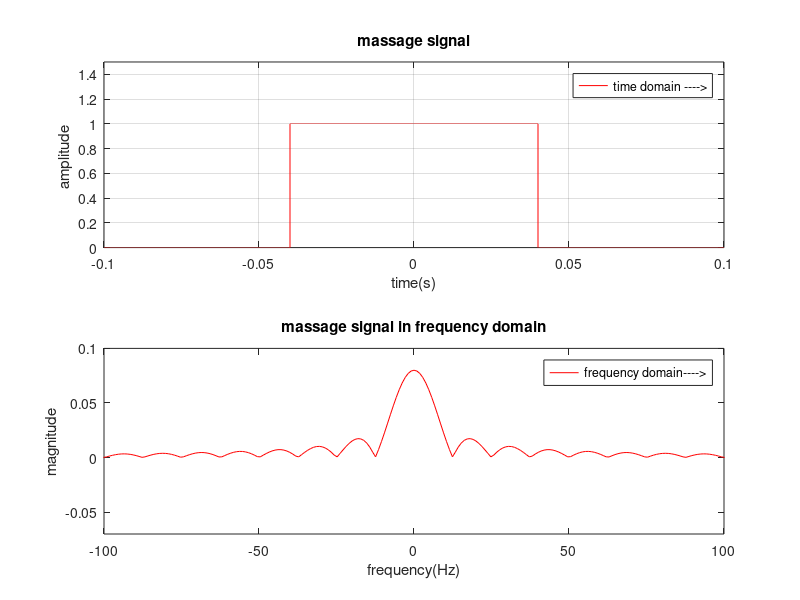
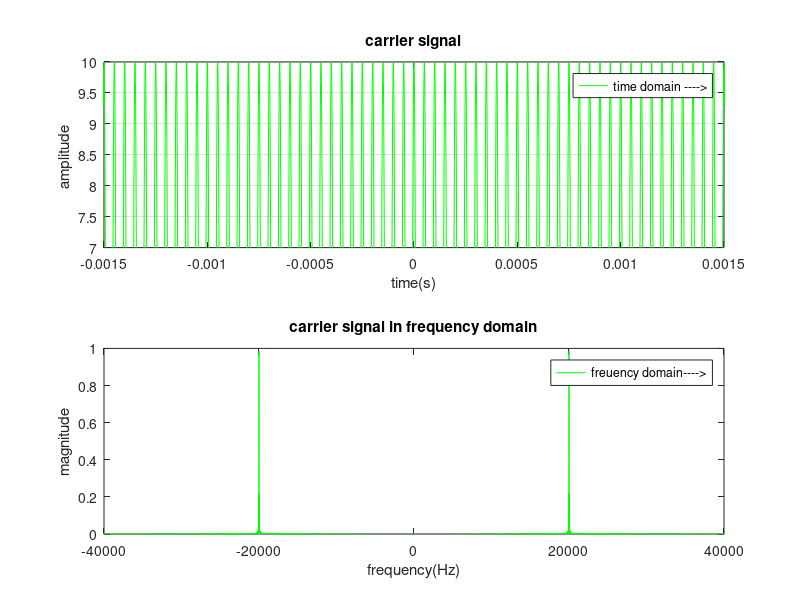
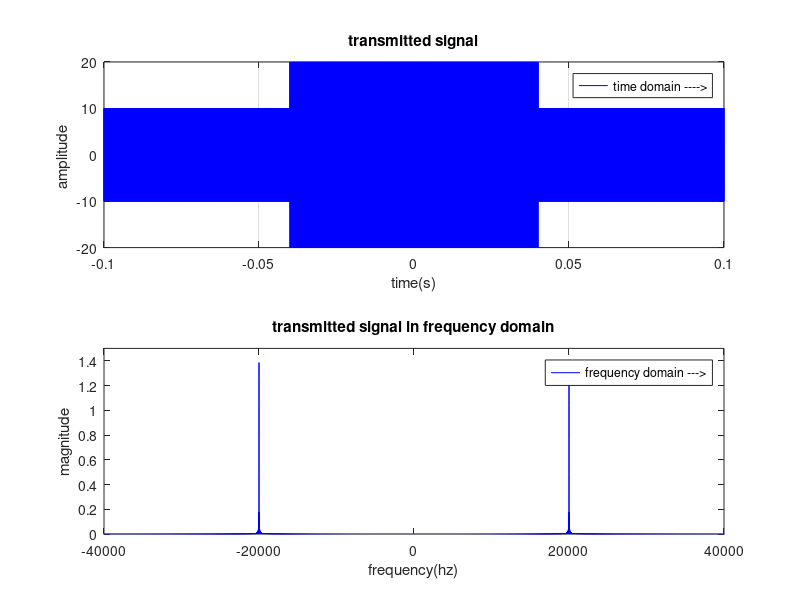
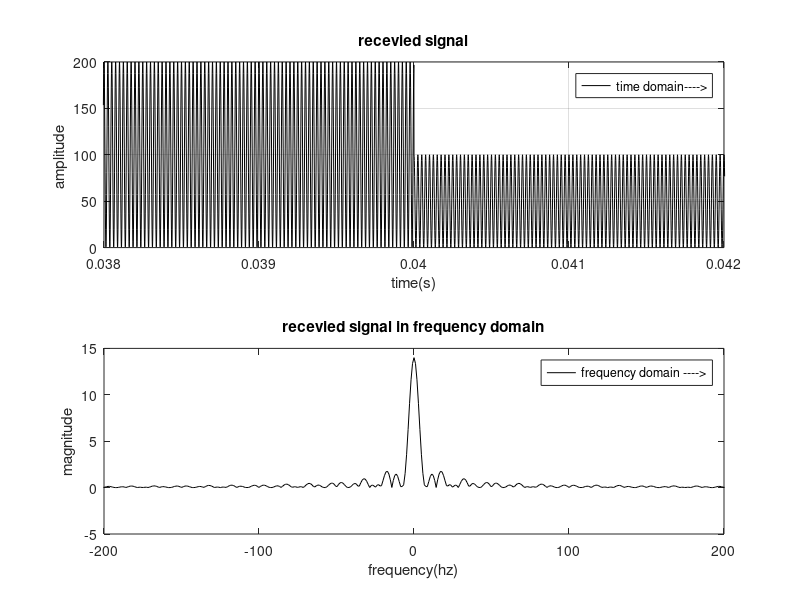

Source code (MATLAB) for these figures, in order:
% In the name of wisdom
%==========================================================================
% Student Name: amirhossein shoaraye nejati
% ID: 9521010039
% Project 2
% File name: Am_Modulator.m(by rectpulse input)
% Date: 1.10.2019
% Kashan University
% Course: Fundamentals of Communications Systems, Fall 2018
%==========================================================================
%%%%%%%parameter%%%%%%
clc;% Clear Command Window
clear;    % Remove items from workspace, freeing up system memory
close all;    % close all figures
SNR=0.001; %signal to noise ratio
fm=10e2;%massage frequancey 
fc=2e4;% carrier frequancey
Am=20000;%massage amplitude volt
Ac=10;% carrier amplitude volt
FS=1e6;     % Fs=1 MHz %Sampling Frequency (Hz) % Should be at least 2 x (highest freq. of all signals)
TS=1/FS;      % Sampling Time
n=2^20;       % number of fft points 
g=1/Ac^2;      %gain of filter
B=1;            % AM Mod. index
f=-FS/2:FS/n:(FS/2-FS/n);% frequency variable
%%%%%%% product modulator%%%%%%
t = -0.1:TS:0.1;
massage=[zeros(1,0.06/TS)  ones(1,0.08/TS) zeros(1,0.06/TS+1)];
m_f = TS*fftshift(fft(massage,n));
%carrier%
carrier=Ac*cos(2*pi*fc*t);
c_f = TS*fftshift(fft(carrier,n));
%transmitter signal
AM_signal=(1+B*massage).*carrier;
a_f= TS*fftshift(fft(AM_signal,n));
%%%%%%% channel%%%%%%%
L=1; % Channel power loss 
Sigma_n2=0 ; % noise variance (set Sigma_n2=0 for No noise)
n_t=sqrt(Sigma_n2) * randn(1,length(AM_signal)); % n(t) = AWGN noise
tX_signal= 1/sqrt(L) * AM_signal  + n_t ;  % yR(t) = Received signal at receiver
%%%%%%product demodulater%%%%%%
%recevied signal%
RX_signal =  tX_signal.*carrier;
r_f = TS*fftshift(fft(RX_signal,n));
% low pass filter%
W=1000; % bandwidth of Message Signal
b = fir1(400,W/(FS/2),'low'); % Lowpass filter design
demod_signal=(filter(b,1,RX_signal)-50)/50; % x(t) = Message Signal with Bandwidth W
d_f = TS*fftshift(fft(demod_signal,n));                                             
%%%%PLOTS%%%%%
%plot massage signal%
figure
 subplot(2,1,1)
 plot(t,massage,'r')
 grid on
 title('massage signal')
 xlabel('time(s)')
 ylabel('amplitude ')
 ylim([0 1.5])
 legend ('time domain ---->');
 subplot(2,1,2)
 plot(f,abs(m_f),'r')
 title('massage signal in frequency domain')
 xlabel('frequency(Hz)')
 ylabel('magnitude')
 xlim([-100 100]);
 ylim([-0.07 0.1]);
 legend ('frequency domain---->');
 %plot carrier signal%
 figure
 subplot(2,1,1)
 plot(t,carrier,'g')
 grid on
 title('carrier signal')
 xlabel('time(s)')
 ylabel('amplitude ')
 xlim([-1.5e-3 1.5e-3])
 ylim([7 10])
 legend('time domain ---->');
 subplot(2,1,2)
 plot(f,abs(c_f),'g')
 title('carrier signal in frequency domain')
 xlabel('frequency(Hz)')
 ylabel('magnitude')
 ylim([0 1])
 xlim([-0.4e5 0.4e5])
 legend('freuency domain---->');
 %plot transmitted signal%
 figure
 subplot(2,1,1)
  plot(t,AM_signal,'b')
 grid on
 title('transmitted signal')
 xlabel('time(s)')
 ylabel('amplitude ')
 legend('time domain ---->');
 subplot(2,1,2)
 plot(f,abs(a_f),'b')
 title('transmitted signal in frequency domain')
 xlabel('frequency(hz)')
 ylabel('magnitude')
 ylim([0 1.5])
 xlim([-0.4e5 0.4e5])
 legend('frequency domain --->')
 %plot recevied signal%
 figure
 subplot(2,1,1)
  plot(t,RX_signal,'k')
 grid on
 title('recevied signal')
 xlabel('time(s)')
 ylabel('amplitude ')
 ylim([0 200])
 xlim([0.038 0.042])
 legend('time domain---->');
 subplot(2,1,2)
 plot(f,abs(r_f),'k')
 title('recevied signal in frequency domain')
 xlabel('frequency(hz)')
 ylabel('magnitude')
 ylim([-5 15])
 xlim([-200 200])
 legend('frequency domain ---->');
 %plot demodulated signl%
  figure
 subplot(2,1,1)
  plot(t,demod_signal,'m')
 grid on
 title('Demodulated  signal')
 xlabel('time(s)')
 ylabel('amplitude ')
 ylim([0 2])
 xlim([-0.1 0.1])
 legend('time domain---->');
 subplot(2,1,2)
 plot(f,abs(d_f),'m')
 title('demodulated signal in frequency domain')
 xlabel('frequency(Hz)')
 ylabel('magnitude')
 ylim ([0 0.1])
 xlim([-400 400])
 legend('freuency domain---->');
 
%END
%==========================================================================

 